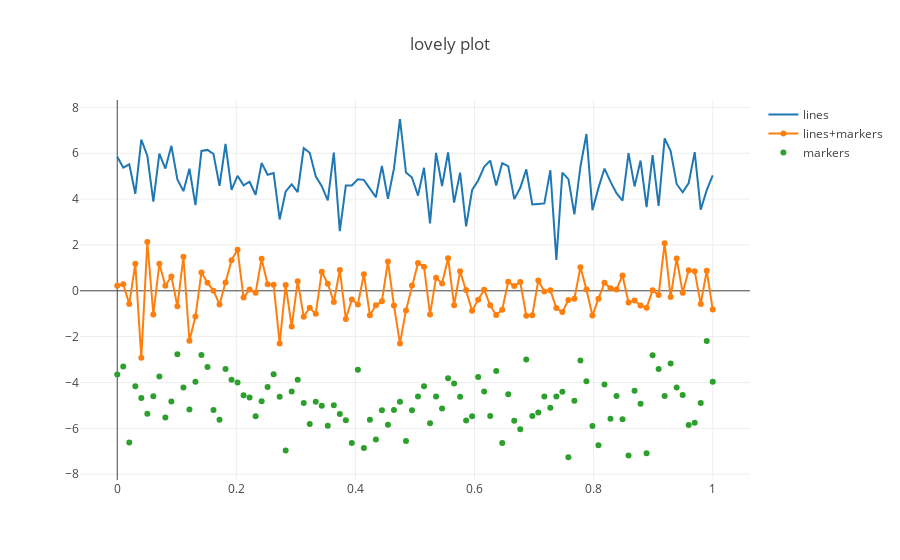

Notebook code cell kept with this figure:
### Markdown cell above
OK great, now that you have a feel for the structure, let's see what it looks like in one go:

### Code cell
# We'll use this data again
N = 100
random_x = np.linspace(0, 1, N)
random_y0 = np.random.randn(N)+5
random_y1 = np.random.randn(N)
random_y2 = np.random.randn(N)-5

# Create 3 traces
trace0 = go.Scatter(
    x = random_x,
    y = random_y0,
    mode = 'lines',
    name = 'lines'
)
trace1 = go.Scatter(
    x = random_x,
    y = random_y1,
    mode = 'lines+markers',
    name = 'lines+markers'
)
trace2 = go.Scatter(
    x = random_x,
    y = random_y2,
    mode = 'markers',
    name = 'markers'
)

# Here we combine the 3 traces into 1 thing called data, we'll use this to plot 
data = [trace0, trace1, trace2]

# we add the layout
layout = go.Layout(title="lovely plot")
# we combine data with layout into 1 figure
fig = go.Figure(data=data, layout=layout)
# and we plot the figure
off.iplot(fig)
